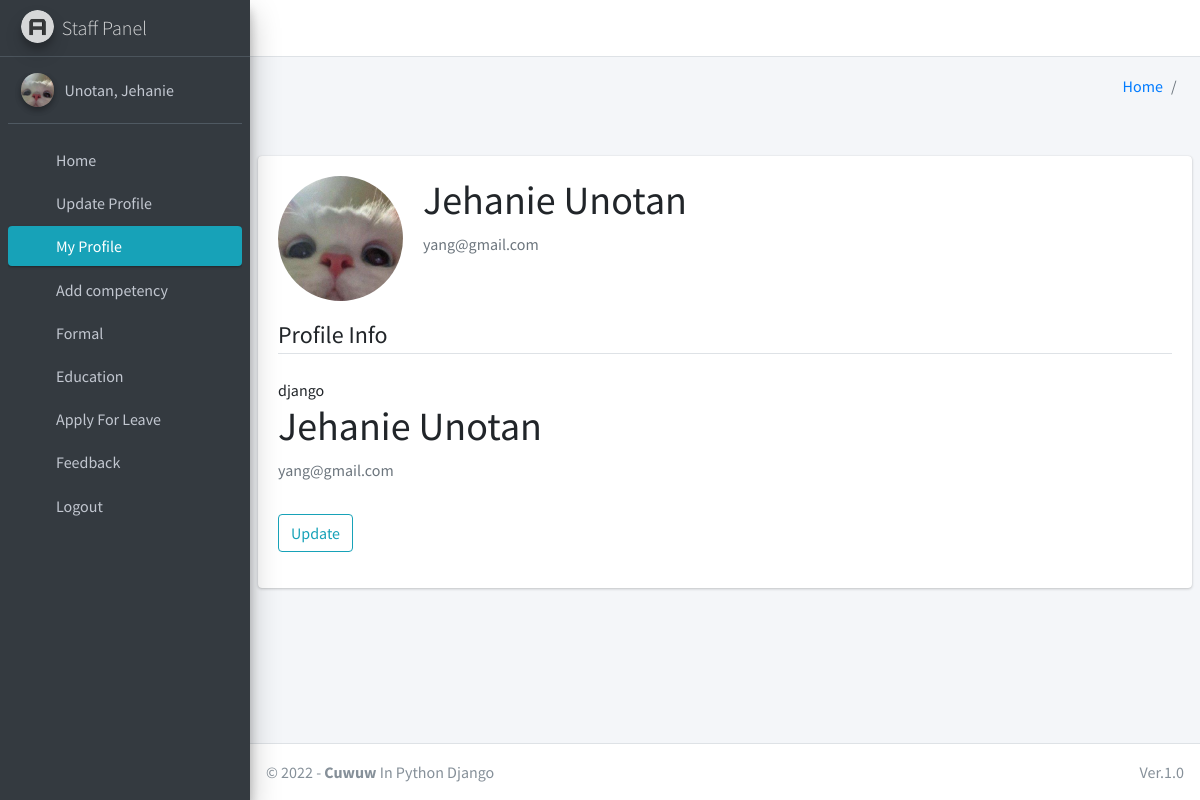
/staff/profile/ (signed in), run on the app's committed database.
### main/models.py (models this page shows)
class CustomUser(AbstractUser):
    USER_TYPE = ((1, "HOD"), (2, "Staff"))
    GENDER = [("M", "Male"), ("F", "Female")]
    username = None  # Removed username, using email instead
    email = models.EmailField(unique=True)
    user_type = models.CharField(default=1, choices=USER_TYPE, max_length=1)
    gender = models.CharField(max_length=1, choices=GENDER)
    profile_pic = models.ImageField()
    address = models.CharField(max_length=60)
    fcm_token = models.TextField(default="")  # For firebase notifications
    created_at = models.DateTimeField(auto_now_add=True)
    updated_at = models.DateTimeField(auto_now=True)
    USERNAME_FIELD = "email"
    REQUIRED_FIELDS = []
    objects = CustomUserManager()
    def __str__(self):
        return self.last_name + ", " + self.first_name

### main/staff_views.py (the view)
# urls.py: path("staff/profile/", staff_views.staff_profile, name='staff_profile'),
def staff_profile(request):
    return render(request, 'staff_template/profile.html')

### main/templates/staff_template/profile.html (shortened to what this page needs)
{% extends 'main/base.html' %}
{% load static %}
{% load crispy_forms_tags %}
{% block content %}
<div class="content mt-3">
    <div class="card card-body mt-3">
    <div class="content-section">
      <div class="media">
        <img class="rounded-circle account-img" src="{{ user.profile_pic }}">
        <div class="media-body">
          <h2 class="account-heading">{{ user.first_name }} {{ user.last_name }}</h2>
          <p class="text-secondary">{{ user.email }}</p>
        </div>
      </div>
      <form method="POST" enctype="multipart/form-data">
          <fieldset class="form-group">
              <legend class="border-bottom mb-4">Profile Info</legend>
              django  <div class="media-body">
          <h2 class="account-heading">{{ user.first_name }} {{ user.last_name }}</h2>
          <p class="text-secondary">{{ user.email }}</p>
        </div>
          </fieldset>
          <div class="form-group">
              <button class="btn btn-outline-info" type="submit">Update</button>
          </div>
      </form>
    </div>
    </div></div>
{% endblock content %}

### main/templates/main/sidebar_template.html (shortened to what this page needs)
{% load static %}
<aside class="main-sidebar sidebar-dark-info elevation-4">
    {% if request.user.user_type == '1' %}
    <a href="{% url 'admin_home' %}" class="brand-link">
        <img src="{% static 'dist/img/cmsl.png' %} " alt="AdminLTE Logo"
            class="brand-image img-circle elevation-3" >
        <span class="brand-text font-weight-light">Admin Panel</span>
    </a>
    <div class="sidebar">
        <div class="user-panel mt-3 pb-3 mb-3 d-flex">
            <div class="image">
                <img src="{{ request.user.profile_pic}}" class="img-circle elevation-2" alt="User Image">
            </div>
            <div class="info">
                <a href="#" class="d-block">{{user}}</a>
            </div>
        </div>
        <nav class="mt-2">
            <ul class="nav nav-pills nav-sidebar flex-column" data-widget="treeview" role="menu" data-accordion="false">
                <li class="nav-item">
                    {% url 'admin_home' as admin_home %}
                    <a href="{{admin_home}}" class="nav-link {% if admin_home == request.path %} active {% endif %}">
                        <i class="nav-icon fas fa-home"></i>
                        <p>
                            Home
                        </p>
                    </a>
                </li>
                <li class="nav-item">
                    {% url 'admin_view_profile' as admin_view_profile %}
                    <a href="{{admin_view_profile}}"
                        class="nav-link {% if admin_view_profile == request.path %} active {% endif %}">
                        <i class="nav-icon fas fa-address-card"></i>
                        <p>
                            Update Profile
                        </p>
                    </a>
                </li>
 <li class="nav-item has-treeview">
                    <a href="#" class="nav-link">
                        <i class="nav-icon fas fa-book"></i>
                        <p>
                            Staff
                            <i class="fas fa-angle-left right"></i>
                        </p>
                    </a>
                    <ul class="nav nav-treeview">
                         <li class="nav-item">
                    {% url 'add_staff' as add_staff %}
                    <a href="{{add_staff}}" class="nav-link {% if add_staff == request.path %} active {% endif %}">
                        <i class="nav-icon fas fa-user-plus"></i>
                        <p>
                            Add Staff
                        </p>
                    </a>
                </li>
                         <li class="nav-item">
                    {% url 'manage_staff' as manage_staff %}
                    {% url 'edit_staff' staff_id as edit_staff %}
                    <a href="{{manage_staff}}"
                        class="nav-link {% if manage_staff == request.path or request.path == edit_staff %} active {% endif %}">
                        <i class="nav-icon fas fa-th"></i>
                        <p>
                            Manage Staff
                        </p>
                    </a>
                </li>
                    </ul>
 <li class="nav-item">
                    {% url 'view_staff_competency_journal' as view_staff_competency_journal %}
                    <a href="{{view_staff_competency_journal}}"
                        class="nav-link {% if view_staff_competency_journal == request.path %} active {% endif %}">
                        <i class="nav-icon fas fa-address-card"></i>
                        <p>
                            Staff competency
                        </p>
                    </a>
                </li>
                <li class="nav-item">
                    {% url 'view_staff_leave' as view_staff_leave %}
                    <a href="{{view_staff_leave}}"
                        class="nav-link  {% if view_staff_leave == request.path %} active {% endif %}">
                        <i class="nav-icon fas fa-check-double"></i>
                        <p>
                            Staff Leave
                        </p>
                    </a>
                </li>
                  <li class="nav-item">
                                {% url 'staff_feedback_message' as staff_feedback_message %}
                                <a href="{{staff_feedback_message}}"
                                    class="nav-link {% if staff_feedback_message == request.path %} active {% endif %}">
                                    <i class="nav-icon fas fa-comment-alt"></i>
                                    <p>
                                        Feedback
                                    </p>
                                </a>
                            </li>
                {% elif request.user.user_type == '2' %}
                <a href="#" class="brand-link">
                    <img src="{% static 'dist/img/AdminLTELogo.png' %} " alt="AdminLTE Logo"
                        class="brand-image img-circle elevation-3" style="opacity: .8">
                    <span class="brand-text font-weight-light">Staff Panel</span>
                </a>
                <div class="sidebar">
                    <div class="user-panel mt-3 pb-3 mb-3 d-flex">
                        <div class="image">
                            <img src="{{ request.user.profile_pic}}" class="img-circle elevation-2" alt="User Image">
                        </div>
                        <div class="info">
                            <a href="#" class="d-block">{{ user}}</a>
                        </div>
                    </div>
                    <nav class="mt-2">
                        <ul class="nav nav-pills nav-sidebar flex-column" data-widget="treeview" role="menu"
                            data-accordion="false">
                            <li class="nav-item">
                                {% url 'staff_home' as staff_home %}
                                <a href="{{staff_home}}"
                                    class="nav-link {% if staff_home == request.path %} active {% endif %}">
                                    <i class="nav-icon fas fa-home"></i>
                                    <p>
                                        Home
                                    </p>
                                </a>
                            </li>
                            <li class="nav-item">
                                {% url 'staff_view_profile' as staff_view_profile %}
                                <a href="{{staff_view_profile}}"
                                    class="nav-link {% if staff_view_profile == request.path %} active {% endif %}">
                                    <i class="nav-icon fas fa-address-card"></i>
                                    <p>
                                        Update Profile
                                    </p>
                                </a>
                            </li>
                            <li class="nav-item">
                                {% url 'staff_profile' as staff_profile %}
                                <a href="{{staff_profile}}"
                                    class="nav-link {% if staff_profile == request.path %} active {% endif %}">
                                    <i class="nav-icon fas fa-address-card"></i>
                                    <p>
                                        My Profile
                                    </p>
                                </a>
                            </li>
                              <li class="nav-item">
                    {% url 'competency_journal' as competency_journal %}
                    <a href="{{competency_journal}}"
                        class="nav-link {% if admin_view_profile == request.path %} active {% endif %}">
                        <i class="nav-icon fas fa-address-card"></i>
                        <p>
                            Add competency
                        </p>
                    </a>
                </li>
                <li class="nav-item has-treeview">
                    <a href="#" class="nav-link">
                        <i class="nav-icon fas fa-book"></i>
                        <p>
                            Formal
                            <i class="fas fa-angle-left right"></i>
                        </p>
                    </a>
                </li>
                <li class="nav-item has-treeview">
                    <a href="#" class="nav-link">
                        <i class="nav-icon fas fa-book"></i>
                        <p>
                            Education
                            <i class="fas fa-angle-left right"></i>
                        </p>
                    </a>
                </li>
                            <li class="nav-item">
                                {% url 'staff_apply_leave' as staff_apply_leave %}
                                <a href="{{staff_apply_leave}}"
                                    class="nav-link {% if staff_apply_leave == request.path %} active {% endif %}">
                                    <i class="nav-icon fas fa-check"></i>
                                    <p>
                                        Apply For Leave
                                    </p>
                                </a>
                            </li>
                            <li class="nav-item">
                                {% url 'staff_feedback' as staff_feedback %}
                                <a href="{{staff_feedback}}"
                                    class="nav-link {% if staff_feedback == request.path %} active {% endif %}">
                                    <i class="nav-icon fas fa-comment-alt"></i>
                                    <p>
                                        Feedback
                                    </p>
                                </a>
                            </li>
                                        {% endif %}
                                        <li class="nav-item">
                                            <a href="{% url 'user_logout' %}"
                                                onclick="return confirm('Your session would be terminated.\n\nProceed?')"
                                                class="nav-link">
                                                <i class="nav-icon fas fa-power-off"></i>
                                                <p>
                                                    Logout
                                                </p>
                                            </a>
                                        </li>
                                    </ul>
                                </nav>
                            </div>
</aside>

### main/templates/staff_template/profile.html (style rules this page uses)
.account-img { height: 125px; width: 125px; margin-right: 20px; margin-bottom: 16px; }
.account-heading { font-size: 2.5rem; }

### data on the page
CustomUser: user.profile_pic (picture), last_name+first_name "Unotan, Jehanie", profile_pic (picture), first_name "Jehanie", last_name "Unotan", email "yang@gmail.com"
